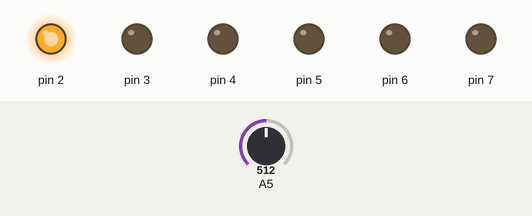
This sketch was run on a simulated Arduino Uno, built with avr-gcc and run on an emulated ATmega328P. Shown: output pins drawn as LEDs (lit = HIGH). The test bench sets the inputs (shaded band); at power-on: A5 = 512.

Above: at 1.2 s.
1.3 s: A5 set to 469
2.8 s: A5 set to 444
At 3.6 s:
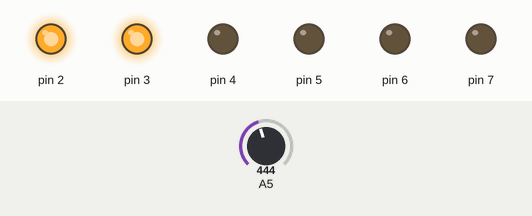
4.3 s: A5 set to 396
5.8 s: A5 set to 368
At 7.0 s:
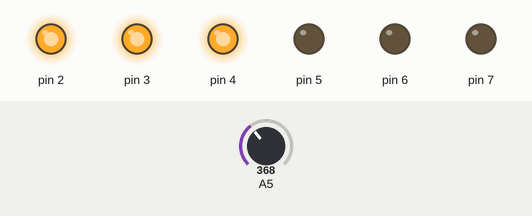
7.3 s: A5 set to 318
8.8 s: A5 set to 298
At 9.3 s:
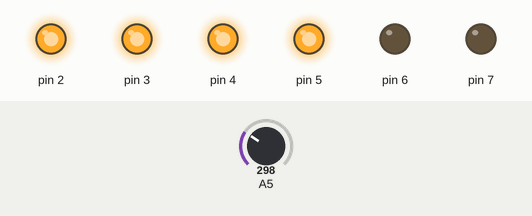
Timing chart, 0 to 11.3 s (numbered marks = the images above; inputs shaded):
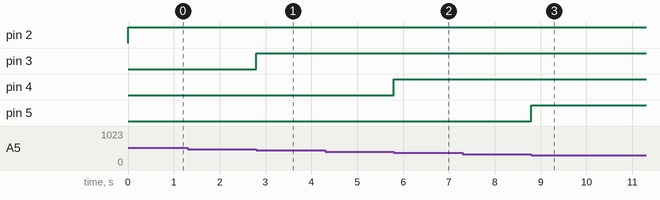

Measured:
- the behaviour switches between 456 and 455 on A5 (found by bisection; images 0 and 1)
- the behaviour switches between 379 and 378 on A5 (found by bisection; images 1 and 2)
- the behaviour switches between 312 and 311 on A5 (found by bisection; images 2 and 3)
- after the input at 1.3 s, every drawn part: stays the same
- after the input at 2.8 s, pin 3: LOW → HIGH at once
- after the input at 4.3 s, every drawn part: stays the same
- after the input at 5.8 s, pin 4: LOW → HIGH at once
- after the input at 7.3 s, every drawn part: stays the same
- after the input at 8.8 s, pin 5: LOW → HIGH at once

The sketch:

sketch_jul20a.ino
```cpp
int VU;
void setup()
{
  Serial.begin(9600); //set baud rate
  //set pins attached to LEDs as outputs
  pinMode(3,OUTPUT);
  pinMode(4,OUTPUT);
  pinMode(5,OUTPUT);
  pinMode(6,OUTPUT);
  pinMode(7,OUTPUT);
  pinMode(2,OUTPUT);
}


void loop()
{
  VU=analogRead(5); //set VU as value of pin A5 reading
  //glow the LEDs depending on the amount of sound detected by the electret
  if (VU>455&&VU<520)
  {//glow first LED
    Clear(3);
    Glow(3);
  }
  else if (VU>378&&VU<624)
  {//glowo 2nd LED
    Clear(4);
    Glow(4);
  }
  else if (VU>311&&VU<693)
  {//glow 3rd LED
    Clear(5);
    Glow(5);
  }
   else if (VU>244&&VU<762)
  {//glow 4th LED
    Clear(6);
    Glow(6);
  }
    else if (VU>177&&VU<831)
  {//glow 5th LED
    Clear(7);
    Glow(7);
  }
    else if (VU>177&&VU<831)
  {//glow 6th LED
    Clear(8);
    Glow(8);
  }
}


void Glow(int initial)//fuction to glow LEDs
{
  for(int i=2;i<initial;i++)digitalWrite(i,HIGH);
}
void Clear(int initial)//function to clear LEDs
{
  for(int i=initial;i<8;i++)digitalWrite(i,LOW);
}
```
